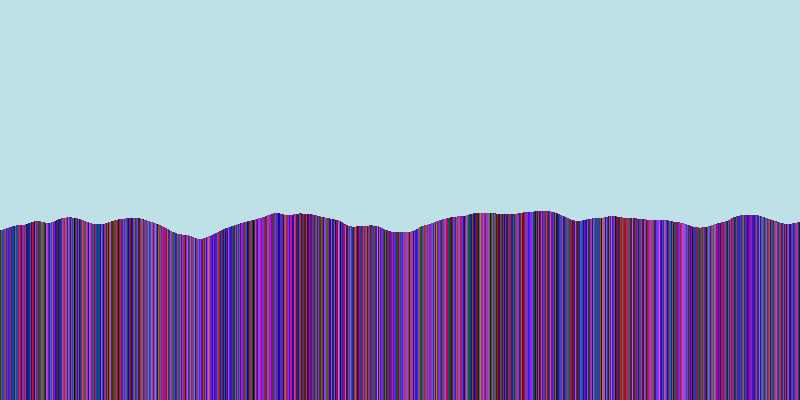
Frame 1 (no input)
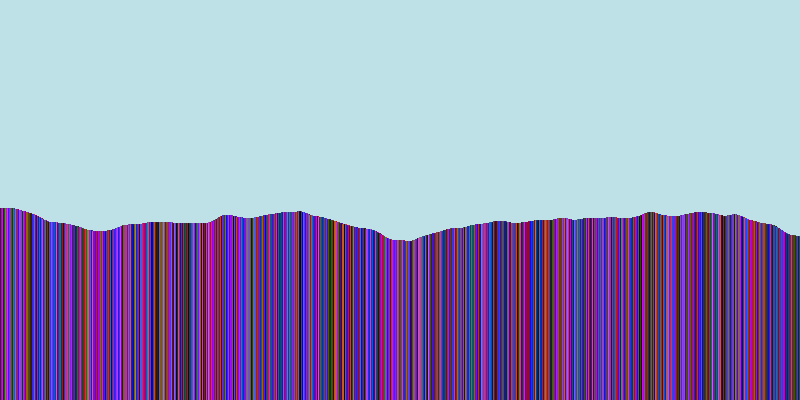
Frame 60 (the mouse pressed at the canvas centre just before this capture)
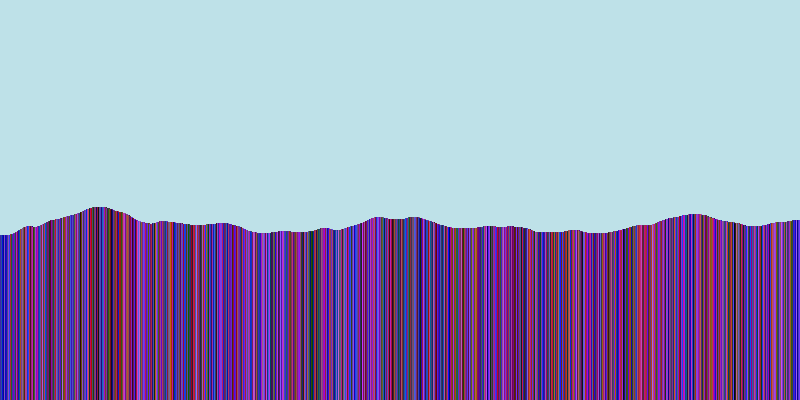
Frame 120 (the mouse held since frame 60 and released just before this capture)

The Processing sketch that drew these frames (run headless with seeded random() and noise(); from frame 60 on, the mouse is pressed at the canvas centre):

// Processing sketch: WATER_NOISE
// ── WATER_NOISE.pde
//Each of these elements shall contain at least 
//one purposefully used loop and utilitze noise to look random in a natural way.
//At least two of these elements shall change over time.

//NOISE SPACE: noise function works as a "screenshooting" and allows movement 
//and perseption in the space
//Steps of 0.005-0.03
float time=0;

void setup(){
size(800,400);
}

void draw(){
background(#BEE1E8);

  float x=0;
  float y=0;
  while(x<width){
    stroke(random(200),random(100),random(255));
    //we can use this same code for made a candle using POINT rather than line
    //if we work in y coordinator. 
    line(x,200+50*noise(x/100,time),x,height);
    x=x+0.1;
    y=y+0.02;
  }
  time=time+1;
}
